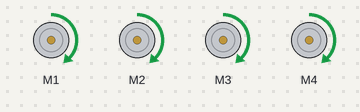
Bench run of a sketch on a simulated Arduino Uno, built with avr-gcc and run on an emulated ATmega328P. Shown: 4 × DC motor (green arrow = forward, orange = backward, longer = faster).

Above: at 5.0 s.
At 15.0 s:
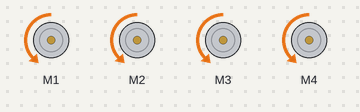
At 21.0 s:
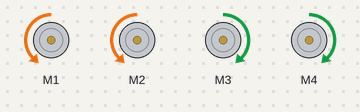
At 23.0 s:
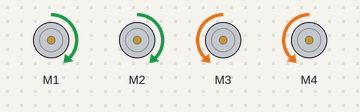
Timing chart, 0 to 31.2 s (numbered marks = the images above):
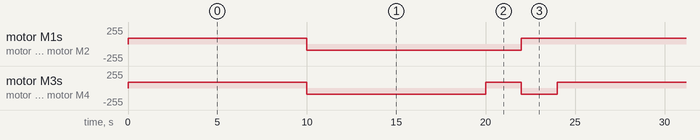

Measured:
- by itself, motor M1, motor M2: repeats every 24.0 s: backward 90/255 12.0 s, forward 90/255 12.0 s
- by itself, motor M3, motor M4: repeats every 24.0 s: backward 90/255 10.0 s, forward 90/255 2.0 s, backward 90/255 2.0 s, forward 90/255 10.0 s

The sketch:

FBLR.ino
```cpp
#include <AFMotor.h>
AF_DCMotor motor1(1, MOTOR12_1KHZ);
AF_DCMotor motor2(2, MOTOR12_1KHZ);
AF_DCMotor motor3(3, MOTOR34_1KHZ);
AF_DCMotor motor4(4, MOTOR34_1KHZ);


int Speed = 90;

int forward_time = 10000;
int turn_time = 2000;
int lengthtime = 1000;


int state = 0;


void setup(){ // put your setup code here, to run once

  motor1.setSpeed(Speed);
  motor2.setSpeed(Speed);
  motor3.setSpeed(Speed);
  motor4.setSpeed(Speed);

}


void loop(){

forword();
delay(forward_time);
backword();
delay(forward_time);
turnLeft();
delay(turn_time);
turnRight();
delay(turn_time);
Stop();
}


void forword(){  //forword

    motor1.run(FORWARD);
    motor2.run(FORWARD);
    motor3.run(FORWARD);
    motor4.run(FORWARD);

}

void backword(){ //backword

    motor1.run(BACKWARD);
    motor2.run(BACKWARD);
    motor3.run(BACKWARD);
    motor4.run(BACKWARD);

}

void turnRight(){ //turnRight

    motor1.run(FORWARD);
    motor2.run(FORWARD);
    motor3.run(BACKWARD);
    motor4.run(BACKWARD);

}
void turnLeft(){ //turnLeft

    motor1.run(BACKWARD);
    motor2.run(BACKWARD);
    motor3.run(FORWARD);
    motor4.run(FORWARD);
}
void Stop(){ //stop

    motor1.run(RELEASE);
    motor2.run(RELEASE);
    motor3.run(RELEASE);
    motor4.run(RELEASE);
}
```
